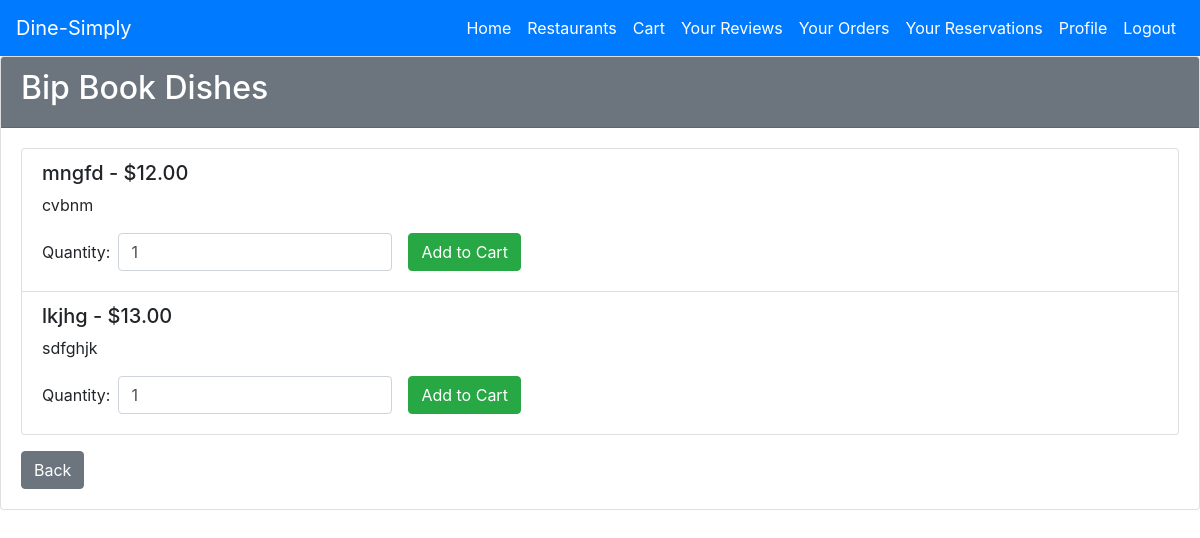
Screenshot of /menu/12 (signed in) with the database file from the repository.
### tables this page shows
CREATE TABLE Menu (
    MenuID INTEGER PRIMARY KEY AUTOINCREMENT,
    RestaurantID INT,
    MenuName VARCHAR(100),
    Description TEXT,
    FOREIGN KEY (RestaurantID) REFERENCES Restaurant(RestaurantID)
);

CREATE TABLE Dish (
    DishID INTEGER PRIMARY KEY AUTOINCREMENT,
    MenuID INT,
    DishName VARCHAR(100),
    Description TEXT,
    Price DOUBLE,
    FOREIGN KEY (MenuID) REFERENCES Menu(MenuID)
);

### app.py (the view)
@app.route('/menu/<int:menu_id>', methods=['GET', 'POST'])
@login_required
def view_menu(menu_id):
    conn = get_db_connection()
    menu = conn.execute('SELECT * FROM Menu WHERE MenuID = ?', (menu_id,)).fetchone()
    if not menu:
        conn.close()
        flash("Menu not found.", 'danger')
        return redirect(url_for('restaurants'))
    dishes = conn.execute('SELECT * FROM Dish WHERE MenuID = ?', (menu_id,)).fetchall()
    conn.close()
    dish_list = []
    for dish in dishes:
        dish_list.append({
            'DishID': dish['DishID'],
            'DishName': dish['DishName'],
            'Description': dish['Description'],
            'Price': dish['Price']
        })
    form = AddToCartForm()
    form.restaurant_id.data = menu['RestaurantID']
    restaurant_id = menu['RestaurantID']
    return render_template('dish.html', menu=menu, dishes=dish_list, form=form, restaurant_id=restaurant_id)

### forms.py
class AddToCartForm(FlaskForm):
    restaurant_id = HiddenField('Restaurant ID', validators=[DataRequired()])
    quantity = IntegerField(
        'Quantity', validators=[DataRequired(), NumberRange(min=1)], default=1
    )
    submit = SubmitField('Add to Cart')

### app.py (called while the page is built)
def get_db_connection():
    conn = sqlite3.connect(db_path)
    conn.row_factory = sqlite3.Row
    return conn

@login_manager.user_loader
def load_user(user_id):
    return User.get(user_id)

    @staticmethod
    def get(user_id):
        conn = get_db_connection()
        user = conn.execute('SELECT * FROM User WHERE UserID = ?', (user_id,)).fetchone()
        conn.close()
        if user:
            return User(*user)
        return None

### templates/dish.html (shortened to what this page needs)
<!DOCTYPE html>
<html lang="en">
<head>
    <link rel="stylesheet" href="https://stackpath.bootstrapcdn.com/bootstrap/4.5.0/css/bootstrap.min.css">
</head>
<body>
    {% include 'navbar_customer.html' %}
    <div class="card">
        <div class="card-header bg-secondary text-white">
            <h2>{{ menu['MenuName'] }} Dishes</h2>
        </div>
        <div class="card-body">
            {% if dishes %}
                <div class="list-group">
                    {% for dish in dishes %}
                        <div class="list-group-item">
                            <h5>{{ dish['DishName'] }} - ${{ "%.2f"|format(dish['Price']) }}</h5>
                            <p>{{ dish['Description'] }}</p>
                            <form action="{{ url_for('add_to_cart_route', dish_id=dish['DishID']) }}" method="POST" class="form-inline">
                                <div class="form-group mb-2">
                                    <label for="quantity_{{ dish['DishID'] }}" class="mr-2">Quantity:</label>
                                    <input type="number" id="quantity_{{ dish['DishID'] }}" name="quantity" value="1" min="1" class="form-control" required>
                                </div>
                                <button type="submit" class="btn btn-success mb-2 ml-3">Add to Cart</button>
                            </form>
                        </div>
                    {% endfor %}
                </div>
            {% else %}
                <p>No dishes in this menu.</p>
            {% endif %}
            <a href="{{ request.referrer or url_for('home') }}" class="btn btn-secondary mt-3">Back</a>
        </div>
    </div>
</body>
</html>

### rows the page displays
Menu: MenuName "Bip Book"
Dish: DishName "mngfd", Price "12.00", Description "cvbnm"
Dish: DishName "lkjhg", Price "13.00", Description "sdfghjk"
